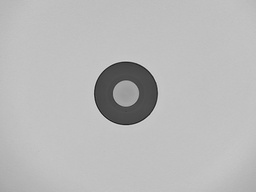
#> input picture samples2/img38.jpg, 256 x 192 px, shrunk from 1152 x 864 before the run, found by its file name
$ python matrix_variance_script.py
#> lines starting #> are read from the running program, lines starting #| are printed output that depends on the picture
#!/usr/bin/env python3
"""Matrix Variance Detection for Local Anomalies"""
import cv2
import numpy as np

# Load image
image_path = r"C:\Users\Saem1001\Documents\GitHub\OpenCV-Practice\samples2\img38.jpg"
image = cv2.imread(image_path, cv2.IMREAD_GRAYSCALE)
#> image is the input picture: shape (192, 256); min 27, max 216, mean 185.2

# Create zone mask (full image)
zone_mask = np.ones_like(image) * 255

# Matrix variance parameters
window_size = 3
z_threshold = 2.0

# Initialize result
h, w = image.shape[:2]
#> h = 192; w = 256
result = np.zeros((h, w), dtype=np.uint8)
half_window = window_size // 2

# Process each pixel
for y in range(half_window, h - half_window):
    for x in range(half_window, w - half_window):
        if zone_mask[y, x] == 0:
            continue

        # Get local window
        window = image[y-half_window:y+half_window+1,
                      x-half_window:x+half_window+1]

        # Calculate statistics
        center_val = float(image[y, x])
        mean_val = np.mean(window)
        std_val = np.std(window)

        # Check for anomaly
        if std_val > 0:
            z_score = abs(center_val - mean_val) / std_val
            if z_score > z_threshold:
                result[y, x] = 255
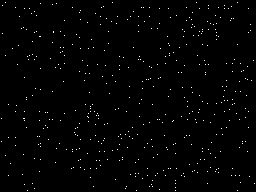
#> result: shape (192, 256); 0.98% white in thin lines or dots

# Morphological cleanup
kernel = cv2.getStructuringElement(cv2.MORPH_ELLIPSE, (3, 3))
result = cv2.morphologyEx(result, cv2.MORPH_CLOSE, kernel)
#> result: shape (192, 256); 0.98% white in thin lines or dots

# Display result
cv2.imshow('Original', image)
cv2.imshow('Matrix Variance Anomalies', result)
cv2.waitKey(0)
cv2.destroyAllWindows()

# Save result
cv2.imwrite('matrix_variance_result.png', result)

$ run again, with samples2/img35.jpg copied over samples2/img38.jpg
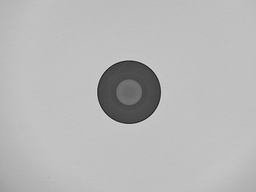
#> input picture samples2/img35.jpg, 256 x 192 px, shrunk from 1152 x 864 before the run, found by its file name
#> image is the input picture: shape (192, 256); min 28, max 217, mean 183.8
#> after the loop `for y in range(half_window, h - half_window):`:
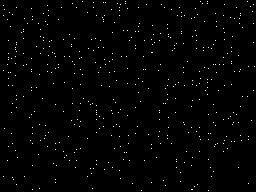
#> result: shape (192, 256); 1% white in thin lines or dots

$ run again, with samples2/img63.jpg copied over samples2/img38.jpg
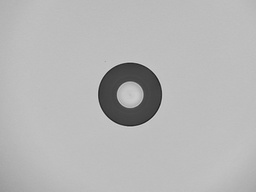
#> input picture samples2/img63.jpg, 256 x 192 px, shrunk from 1152 x 864 before the run, found by its file name
#> image is the input picture: shape (192, 256); min 27, max 214, mean 182
#> after the loop `for y in range(half_window, h - half_window):`:
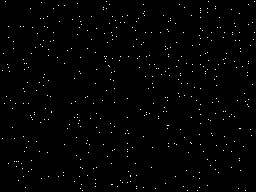
#> result: shape (192, 256); 0.93% white in thin lines or dots

$ run again, with samples2/ima12.jpg copied over samples2/img38.jpg
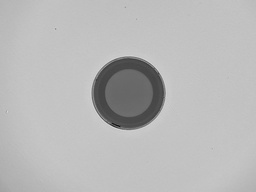
#> input picture samples2/ima12.jpg, 256 x 192 px, shrunk from 1152 x 864 before the run, found by its file name
#> image is the input picture: shape (192, 256); min 15, max 218, mean 184.3
#> after the loop `for y in range(half_window, h - half_window):`:
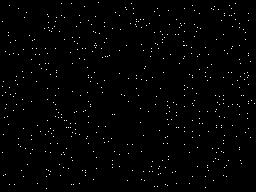
#> result: shape (192, 256); 1.1% white in thin lines or dots
